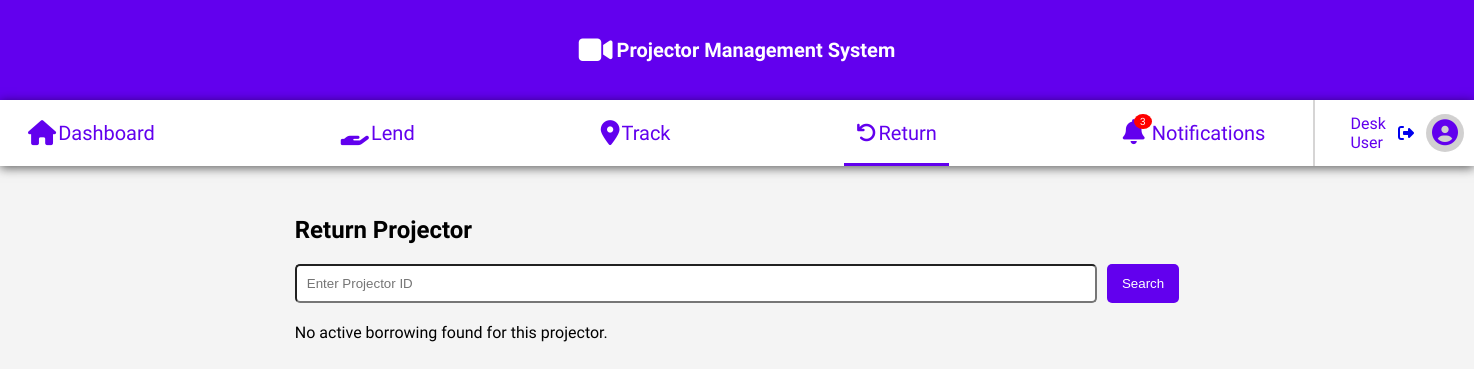
The app's page /return.php?projector_id=3 (signed in), older data.
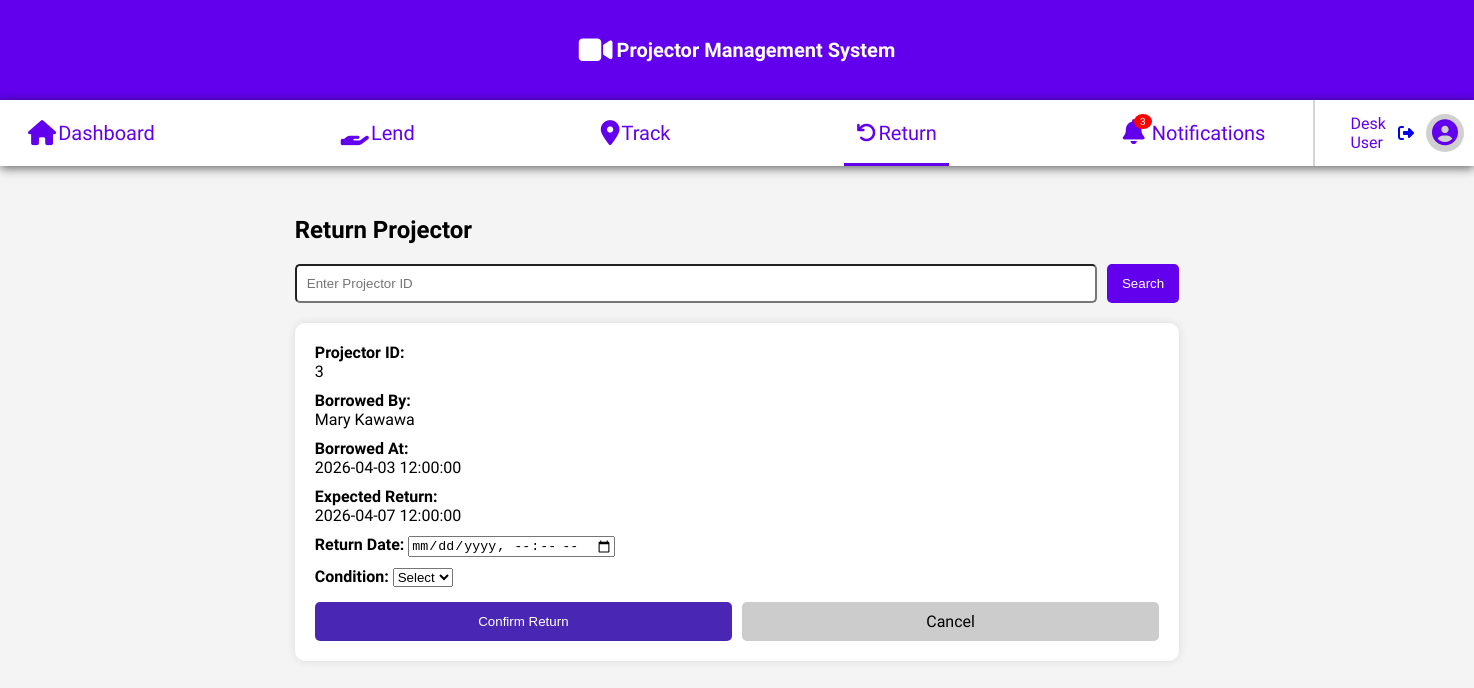
The same page, newer data.
### tables this page shows
CREATE TABLE IF NOT EXISTS `transactions` (
  `transaction_id` int NOT NULL AUTO_INCREMENT,
  `user_id` int DEFAULT NULL,
  `projector_id` int DEFAULT NULL,
  `student_id` int DEFAULT NULL,
  `lecturer_id` int DEFAULT NULL,
  `borrower_type` enum('student','lecturer') DEFAULT NULL,
  `borrowed_at` datetime NOT NULL,
  `expected_return_at` datetime DEFAULT NULL,
  `returned_at` datetime DEFAULT NULL,
  `projector_condition` enum('good','faulty') DEFAULT NULL,
  `reason` text,
  `status` enum('pending','returned','flagged') DEFAULT 'pending',
  PRIMARY KEY (`transaction_id`),
  KEY `user_id` (`user_id`),
  KEY `projector_id` (`projector_id`),
  KEY `student_id` (`student_id`),
  KEY `lecturer_id` (`lecturer_id`)
);

CREATE TABLE IF NOT EXISTS `students` (
  `student_id` int NOT NULL AUTO_INCREMENT,
  `first_name` varchar(50) NOT NULL,
  `middle_name` varchar(50) DEFAULT NULL,
  `last_name` varchar(50) NOT NULL,
  `dob` date DEFAULT NULL,
  `gender` enum('Male','Female','Other') DEFAULT NULL,
  `phone_number` varchar(20) DEFAULT NULL,
  `home_village` varchar(100) DEFAULT NULL,
  `year_of_study` int DEFAULT NULL,
  `email` varchar(100) DEFAULT NULL,
  `program_of_study` varchar(100) DEFAULT NULL,
  PRIMARY KEY (`student_id`),
  UNIQUE KEY `email` (`email`)
);

### return.php (the view, shortened to what this page needs)
<?php
require("connection.php");
$transaction = null;
if (isset($_GET['projector_id']) && $_GET['projector_id'] != "") {
    $pid = $_GET['projector_id'];
    $sql = "
        SELECT t.*,
               s.first_name AS student_first, s.last_name AS student_last,
               l.first_name AS lecturer_first, l.last_name AS lecturer_last
        FROM transactions t
        LEFT JOIN students s ON t.student_id = s.student_id
        LEFT JOIN lecturers l ON t.lecturer_id = l.lecturer_id
        WHERE t.projector_id = '$pid' AND t.status != 'returned'
        ORDER BY t.transaction_id DESC
        LIMIT 1
    ";
    $result = $conn->query($sql);
    $transaction = $result->fetch_assoc();
}
?>
<!DOCTYPE html>
<html lang="en">
<head>
<link rel="stylesheet" href="css/return.css">
</head>
<body>
    <?php include("desk-navigation.php");?>
        <div class="container">
            <h2>Return Projector</h2>
            <form method="GET" class="search-box">
                <input type="text" name="projector_id" placeholder="Enter Projector ID" required>
                <button type="submit">Search</button>
            </form>
            <?php if ($transaction) { ?>
            <div class="card">
            <form method="POST">
                <div class="row">
                    <label>Projector ID:</label>
                    <div><?= $transaction['projector_id'] ?></div>
                </div>
                <div class="row">
                    <label>Borrowed By:</label>
                    <div>
                        <?= $transaction['student_first'] ?? $transaction['lecturer_first'] ?>
                        <?= $transaction['student_last'] ?? $transaction['lecturer_last'] ?>
                    </div>
                </div>
                <div class="row">
                    <label>Borrowed At:</label>
                    <div><?= $transaction['borrowed_at'] ?></div>
                </div>
                <div class="row">
                    <label>Expected Return:</label>
                    <div><?= $transaction['expected_return_at'] ?></div>
                </div>
                <div class="row">
                    <label>Return Date:</label>
                    <input type="datetime-local" name="returned_at" required>
                </div>
                <div class="row">
                    <label>Condition:</label>
                    <select name="projector_condition" required>
                        <option value="">Select</option>
                    </select>
                </div>
                <div class="btn-group">
                    <button class="submit" type="submit">Confirm Return</button>
                    <a href="return.php" class="cancel">Cancel</a>
                </div>
            </form>
            </div>
            <?php } else if (isset($_GET['projector_id'])) { ?>
                <p>No active borrowing found for this projector.</p>
            <?php } ?>
        </div>
</body>
</html>

Row changes from the older to the newer data that the page shows:
now on this page (row edited): transactions: projector "3", student.first_name "Mary", student.last_name "Kawawa", borrowed_at "2026-04-03 12:00:00", expected_return_at "2026-04-07 12:00:00"
Text that changed along with them:
form field projector_condition: (not shown) → "Select"
text no longer shown: "No active borrowing found for this projector."
text now shown: "Projector ID: Borrowed By: Borrowed At: Expected Return: Return Date: Condition: Confirm Return Cancel"
